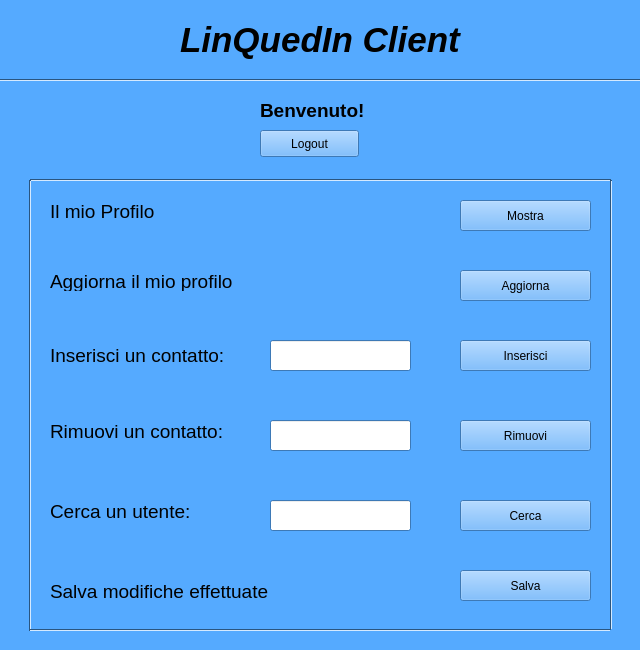
<?xml version="1.0" encoding="UTF-8"?>
<ui version="4.0">
 <class>windowClient</class>
 <widget class="QWidget" name="windowClient">
  <property name="geometry">
   <rect>
    <x>0</x>
    <y>0</y>
    <width>640</width>
    <height>650</height>
   </rect>
  </property>
  <property name="minimumSize">
   <size>
    <width>640</width>
    <height>650</height>
   </size>
  </property>
  <property name="maximumSize">
   <size>
    <width>640</width>
    <height>650</height>
   </size>
  </property>
  <property name="palette">
   <palette>
    <active>
     <colorrole role="WindowText">
      <brush brushstyle="SolidPattern">
       <color alpha="255">
        <red>0</red>
        <green>0</green>
        <blue>0</blue>
       </color>
      </brush>
     </colorrole>
     <colorrole role="Button">
      <brush brushstyle="SolidPattern">
       <color alpha="255">
        <red>85</red>
        <green>170</green>
        <blue>255</blue>
       </color>
      </brush>
     </colorrole>
     <colorrole role="Light">
      <brush brushstyle="SolidPattern">
       <color alpha="255">
        <red>213</red>
        <green>234</green>
        <blue>255</blue>
       </color>
      </brush>
     </colorrole>
     <colorrole role="Midlight">
      <brush brushstyle="SolidPattern">
       <color alpha="255">
        <red>149</red>
        <green>202</green>
        <blue>255</blue>
       </color>
      </brush>
     </colorrole>
     <colorrole role="Dark">
      <brush brushstyle="SolidPattern">
       <color alpha="255">
        <red>42</red>
        <green>85</green>
        <blue>127</blue>
       </color>
      </brush>
     </colorrole>
     <colorrole role="Mid">
      <brush brushstyle="SolidPattern">
       <color alpha="255">
        <red>56</red>
        <green>113</green>
        <blue>170</blue>
       </color>
      </brush>
     </colorrole>
     <colorrole role="Text">
      <brush brushstyle="SolidPattern">
       <color alpha="255">
        <red>0</red>
        <green>0</green>
        <blue>0</blue>
       </color>
      </brush>
     </colorrole>
     <colorrole role="BrightText">
      <brush brushstyle="SolidPattern">
       <color alpha="255">
        <red>255</red>
        <green>255</green>
        <blue>255</blue>
       </color>
      </brush>
     </colorrole>
     <colorrole role="ButtonText">
      <brush brushstyle="SolidPattern">
       <color alpha="255">
        <red>0</red>
        <green>0</green>
        <blue>0</blue>
       </color>
      </brush>
     </colorrole>
     <colorrole role="Base">
      <brush brushstyle="SolidPattern">
       <color alpha="255">
        <red>255</red>
        <green>255</green>
        <blue>255</blue>
       </color>
      </brush>
     </colorrole>
     <colorrole role="Window">
      <brush brushstyle="SolidPattern">
       <color alpha="255">
        <red>85</red>
        <green>170</green>
        <blue>255</blue>
       </color>
      </brush>
     </colorrole>
     <colorrole role="Shadow">
      <brush brushstyle="SolidPattern">
       <color alpha="255">
        <red>0</red>
        <green>0</green>
        <blue>0</blue>
       </color>
      </brush>
     </colorrole>
     <colorrole role="AlternateBase">
      <brush brushstyle="SolidPattern">
       <color alpha="255">
        <red>170</red>
        <green>212</green>
        <blue>255</blue>
       </color>
      </brush>
     </colorrole>
     <colorrole role="ToolTipBase">
      <brush brushstyle="SolidPattern">
       <color alpha="255">
        <red>255</red>
        <green>255</green>
        <blue>220</blue>
       </color>
      </brush>
     </colorrole>
     <colorrole role="ToolTipText">
      <brush brushstyle="SolidPattern">
       <color alpha="255">
        <red>0</red>
        <green>0</green>
        <blue>0</blue>
       </color>
      </brush>
     </colorrole>
    </active>
    <inactive>
     <colorrole role="WindowText">
      <brush brushstyle="SolidPattern">
       <color alpha="255">
        <red>0</red>
        <green>0</green>
        <blue>0</blue>
       </color>
      </brush>
     </colorrole>
     <colorrole role="Button">
      <brush brushstyle="SolidPattern">
       <color alpha="255">
        <red>85</red>
        <green>170</green>
        <blue>255</blue>
       </color>
      </brush>
     </colorrole>
     <colorrole role="Light">
      <brush brushstyle="SolidPattern">
       <color alpha="255">
        <red>213</red>
        <green>234</green>
        <blue>255</blue>
       </color>
      </brush>
     </colorrole>
     <colorrole role="Midlight">
      <brush brushstyle="SolidPattern">
       <color alpha="255">
        <red>149</red>
        <green>202</green>
        <blue>255</blue>
       </color>
      </brush>
     </colorrole>
     <colorrole role="Dark">
      <brush brushstyle="SolidPattern">
       <color alpha="255">
        <red>42</red>
        <green>85</green>
        <blue>127</blue>
       </color>
      </brush>
     </colorrole>
     <colorrole role="Mid">
      <brush brushstyle="SolidPattern">
       <color alpha="255">
        <red>56</red>
        <green>113</green>
        <blue>170</blue>
       </color>
      </brush>
     </colorrole>
     <colorrole role="Text">
      <brush brushstyle="SolidPattern">
       <color alpha="255">
        <red>0</red>
        <green>0</green>
        <blue>0</blue>
       </color>
      </brush>
     </colorrole>
     <colorrole role="BrightText">
      <brush brushstyle="SolidPattern">
       <color alpha="255">
        <red>255</red>
        <green>255</green>
        <blue>255</blue>
       </color>
      </brush>
     </colorrole>
     <colorrole role="ButtonText">
      <brush brushstyle="SolidPattern">
       <color alpha="255">
        <red>0</red>
        <green>0</green>
        <blue>0</blue>
       </color>
      </brush>
     </colorrole>
     <colorrole role="Base">
      <brush brushstyle="SolidPattern">
       <color alpha="255">
        <red>255</red>
        <green>255</green>
        <blue>255</blue>
       </color>
      </brush>
     </colorrole>
     <colorrole role="Window">
      <brush brushstyle="SolidPattern">
       <color alpha="255">
        <red>85</red>
        <green>170</green>
        <blue>255</blue>
       </color>
      </brush>
     </colorrole>
     <colorrole role="Shadow">
      <brush brushstyle="SolidPattern">
       <color alpha="255">
        <red>0</red>
        <green>0</green>
        <blue>0</blue>
       </color>
      </brush>
     </colorrole>
     <colorrole role="AlternateBase">
      <brush brushstyle="SolidPattern">
       <color alpha="255">
        <red>170</red>
        <green>212</green>
        <blue>255</blue>
       </color>
      </brush>
     </colorrole>
     <colorrole role="ToolTipBase">
      <brush brushstyle="SolidPattern">
       <color alpha="255">
        <red>255</red>
        <green>255</green>
        <blue>220</blue>
       </color>
      </brush>
     </colorrole>
     <colorrole role="ToolTipText">
      <brush brushstyle="SolidPattern">
       <color alpha="255">
        <red>0</red>
        <green>0</green>
        <blue>0</blue>
       </color>
      </brush>
     </colorrole>
    </inactive>
    <disabled>
     <colorrole role="WindowText">
      <brush brushstyle="SolidPattern">
       <color alpha="255">
        <red>42</red>
        <green>85</green>
        <blue>127</blue>
       </color>
      </brush>
     </colorrole>
     <colorrole role="Button">
      <brush brushstyle="SolidPattern">
       <color alpha="255">
        <red>85</red>
        <green>170</green>
        <blue>255</blue>
       </color>
      </brush>
     </colorrole>
     <colorrole role="Light">
      <brush brushstyle="SolidPattern">
       <color alpha="255">
        <red>213</red>
        <green>234</green>
        <blue>255</blue>
       </color>
      </brush>
     </colorrole>
     <colorrole role="Midlight">
      <brush brushstyle="SolidPattern">
       <color alpha="255">
        <red>149</red>
        <green>202</green>
        <blue>255</blue>
       </color>
      </brush>
     </colorrole>
     <colorrole role="Dark">
      <brush brushstyle="SolidPattern">
       <color alpha="255">
        <red>42</red>
        <green>85</green>
        <blue>127</blue>
       </color>
      </brush>
     </colorrole>
     <colorrole role="Mid">
      <brush brushstyle="SolidPattern">
       <color alpha="255">
        <red>56</red>
        <green>113</green>
        <blue>170</blue>
       </color>
      </brush>
     </colorrole>
     <colorrole role="Text">
      <brush brushstyle="SolidPattern">
       <color alpha="255">
        <red>42</red>
        <green>85</green>
        <blue>127</blue>
       </color>
      </brush>
     </colorrole>
     <colorrole role="BrightText">
      <brush brushstyle="SolidPattern">
       <color alpha="255">
        <red>255</red>
        <green>255</green>
        <blue>255</blue>
       </color>
      </brush>
     </colorrole>
     <colorrole role="ButtonText">
      <brush brushstyle="SolidPattern">
       <color alpha="255">
        <red>42</red>
        <green>85</green>
        <blue>127</blue>
       </color>
      </brush>
     </colorrole>
     <colorrole role="Base">
      <brush brushstyle="SolidPattern">
       <color alpha="255">
        <red>85</red>
        <green>170</green>
        <blue>255</blue>
       </color>
      </brush>
     </colorrole>
     <colorrole role="Window">
      <brush brushstyle="SolidPattern">
       <color alpha="255">
        <red>85</red>
        <green>170</green>
        <blue>255</blue>
       </color>
      </brush>
     </colorrole>
     <colorrole role="Shadow">
      <brush brushstyle="SolidPattern">
       <color alpha="255">
        <red>0</red>
        <green>0</green>
        <blue>0</blue>
       </color>
      </brush>
     </colorrole>
     <colorrole role="AlternateBase">
      <brush brushstyle="SolidPattern">
       <color alpha="255">
        <red>85</red>
        <green>170</green>
        <blue>255</blue>
       </color>
      </brush>
     </colorrole>
     <colorrole role="ToolTipBase">
      <brush brushstyle="SolidPattern">
       <color alpha="255">
        <red>255</red>
        <green>255</green>
        <blue>220</blue>
       </color>
      </brush>
     </colorrole>
     <colorrole role="ToolTipText">
      <brush brushstyle="SolidPattern">
       <color alpha="255">
        <red>0</red>
        <green>0</green>
        <blue>0</blue>
       </color>
      </brush>
     </colorrole>
    </disabled>
   </palette>
  </property>
  <property name="windowTitle">
   <string>LinQuedIn Client</string>
  </property>
  <widget class="QLabel" name="label">
   <property name="geometry">
    <rect>
     <x>180</x>
     <y>20</y>
     <width>281</width>
     <height>41</height>
    </rect>
   </property>
   <property name="text">
    <string>&lt;html&gt;&lt;head/&gt;&lt;body&gt;&lt;p&gt;&lt;span style=&quot; font-size:26pt; font-weight:600; font-style:italic;&quot;&gt;LinQuedIn Client&lt;/span&gt;&lt;/p&gt;&lt;/body&gt;&lt;/html&gt;</string>
   </property>
  </widget>
  <widget class="QLabel" name="label_7">
   <property name="geometry">
    <rect>
     <x>50</x>
     <y>420</y>
     <width>178</width>
     <height>21</height>
    </rect>
   </property>
   <property name="text">
    <string>&lt;html&gt;&lt;head/&gt;&lt;body&gt;&lt;p&gt;&lt;span style=&quot; font-size:14pt;&quot;&gt;Rimuovi un contatto:&lt;/span&gt;&lt;/p&gt;&lt;/body&gt;&lt;/html&gt;</string>
   </property>
  </widget>
  <widget class="QPushButton" name="pushButtonWindowClientCerca">
   <property name="geometry">
    <rect>
     <x>460</x>
     <y>500</y>
     <width>131</width>
     <height>31</height>
    </rect>
   </property>
   <property name="palette">
    <palette>
     <active>
      <colorrole role="WindowText">
       <brush brushstyle="SolidPattern">
        <color alpha="255">
         <red>0</red>
         <green>0</green>
         <blue>0</blue>
        </color>
       </brush>
      </colorrole>
      <colorrole role="Button">
       <brush brushstyle="SolidPattern">
        <color alpha="255">
         <red>85</red>
         <green>170</green>
         <blue>255</blue>
        </color>
       </brush>
      </colorrole>
      <colorrole role="Light">
       <brush brushstyle="SolidPattern">
        <color alpha="255">
         <red>213</red>
         <green>234</green>
         <blue>255</blue>
        </color>
       </brush>
      </colorrole>
      <colorrole role="Midlight">
       <brush brushstyle="SolidPattern">
        <color alpha="255">
         <red>149</red>
         <green>202</green>
         <blue>255</blue>
        </color>
       </brush>
      </colorrole>
      <colorrole role="Dark">
       <brush brushstyle="SolidPattern">
        <color alpha="255">
         <red>42</red>
         <green>85</green>
         <blue>127</blue>
        </color>
       </brush>
      </colorrole>
      <colorrole role="Mid">
       <brush brushstyle="SolidPattern">
        <color alpha="255">
         <red>56</red>
         <green>113</green>
         <blue>170</blue>
        </color>
       </brush>
      </colorrole>
      <colorrole role="Text">
       <brush brushstyle="SolidPattern">
        <color alpha="255">
         <red>0</red>
         <green>0</green>
         <blue>0</blue>
        </color>
       </brush>
      </colorrole>
      <colorrole role="BrightText">
       <brush brushstyle="SolidPattern">
        <color alpha="255">
         <red>255</red>
         <green>255</green>
         <blue>255</blue>
        </color>
       </brush>
      </colorrole>
      <colorrole role="ButtonText">
       <brush brushstyle="SolidPattern">
        <color alpha="255">
         <red>0</red>
         <green>0</green>
         <blue>0</blue>
        </color>
       </brush>
      </colorrole>
      <colorrole role="Base">
       <brush brushstyle="SolidPattern">
        <color alpha="255">
         <red>255</red>
         <green>255</green>
         <blue>255</blue>
        </color>
       </brush>
      </colorrole>
      <colorrole role="Window">
       <brush brushstyle="SolidPattern">
        <color alpha="255">
         <red>85</red>
         <green>170</green>
         <blue>255</blue>
        </color>
       </brush>
      </colorrole>
      <colorrole role="Shadow">
       <brush brushstyle="SolidPattern">
        <color alpha="255">
         <red>0</red>
         <green>0</green>
         <blue>0</blue>
        </color>
       </brush>
      </colorrole>
      <colorrole role="AlternateBase">
       <brush brushstyle="SolidPattern">
        <color alpha="255">
         <red>170</red>
         <green>212</green>
         <blue>255</blue>
        </color>
       </brush>
      </colorrole>
      <colorrole role="ToolTipBase">
       <brush brushstyle="SolidPattern">
        <color alpha="255">
         <red>255</red>
         <green>255</green>
         <blue>220</blue>
        </color>
       </brush>
      </colorrole>
      <colorrole role="ToolTipText">
       <brush brushstyle="SolidPattern">
        <color alpha="255">
         <red>0</red>
         <green>0</green>
         <blue>0</blue>
        </color>
       </brush>
      </colorrole>
     </active>
     <inactive>
      <colorrole role="WindowText">
       <brush brushstyle="SolidPattern">
        <color alpha="255">
         <red>0</red>
         <green>0</green>
         <blue>0</blue>
        </color>
       </brush>
      </colorrole>
      <colorrole role="Button">
       <brush brushstyle="SolidPattern">
        <color alpha="255">
         <red>85</red>
         <green>170</green>
         <blue>255</blue>
        </color>
       </brush>
      </colorrole>
      <colorrole role="Light">
       <brush brushstyle="SolidPattern">
        <color alpha="255">
         <red>213</red>
         <green>234</green>
         <blue>255</blue>
        </color>
       </brush>
      </colorrole>
      <colorrole role="Midlight">
       <brush brushstyle="SolidPattern">
        <color alpha="255">
         <red>149</red>
         <green>202</green>
         <blue>255</blue>
        </color>
       </brush>
      </colorrole>
      <colorrole role="Dark">
       <brush brushstyle="SolidPattern">
        <color alpha="255">
         <red>42</red>
         <green>85</green>
         <blue>127</blue>
        </color>
       </brush>
      </colorrole>
      <colorrole role="Mid">
       <brush brushstyle="SolidPattern">
        <color alpha="255">
         <red>56</red>
         <green>113</green>
         <blue>170</blue>
        </color>
       </brush>
      </colorrole>
      <colorrole role="Text">
       <brush brushstyle="SolidPattern">
        <color alpha="255">
         <red>0</red>
         <green>0</green>
         <blue>0</blue>
        </color>
       </brush>
      </colorrole>
      <colorrole role="BrightText">
       <brush brushstyle="SolidPattern">
        <color alpha="255">
         <red>255</red>
         <green>255</green>
         <blue>255</blue>
        </color>
       </brush>
      </colorrole>
      <colorrole role="ButtonText">
       <brush brushstyle="SolidPattern">
        <color alpha="255">
         <red>0</red>
         <green>0</green>
         <blue>0</blue>
        </color>
       </brush>
      </colorrole>
      <colorrole role="Base">
       <brush brushstyle="SolidPattern">
        <color alpha="255">
         <red>255</red>
         <green>255</green>
         <blue>255</blue>
        </color>
       </brush>
      </colorrole>
      <colorrole role="Window">
       <brush brushstyle="SolidPattern">
        <color alpha="255">
         <red>85</red>
         <green>170</green>
         <blue>255</blue>
        </color>
       </brush>
      </colorrole>
      <colorrole role="Shadow">
       <brush brushstyle="SolidPattern">
        <color alpha="255">
         <red>0</red>
         <green>0</green>
         <blue>0</blue>
        </color>
       </brush>
      </colorrole>
      <colorrole role="AlternateBase">
       <brush brushstyle="SolidPattern">
        <color alpha="255">
         <red>170</red>
         <green>212</green>
         <blue>255</blue>
        </color>
       </brush>
      </colorrole>
      <colorrole role="ToolTipBase">
       <brush brushstyle="SolidPattern">
        <color alpha="255">
         <red>255</red>
         <green>255</green>
         <blue>220</blue>
        </color>
       </brush>
      </colorrole>
      <colorrole role="ToolTipText">
       <brush brushstyle="SolidPattern">
        <color alpha="255">
         <red>0</red>
         <green>0</green>
         <blue>0</blue>
        </color>
       </brush>
      </colorrole>
     </inactive>
     <disabled>
      <colorrole role="WindowText">
       <brush brushstyle="SolidPattern">
        <color alpha="255">
         <red>42</red>
         <green>85</green>
         <blue>127</blue>
        </color>
       </brush>
      </colorrole>
      <colorrole role="Button">
       <brush brushstyle="SolidPattern">
        <color alpha="255">
         <red>85</red>
         <green>170</green>
         <blue>255</blue>
        </color>
       </brush>
      </colorrole>
      <colorrole role="Light">
       <brush brushstyle="SolidPattern">
        <color alpha="255">
         <red>213</red>
         <green>234</green>
         <blue>255</blue>
        </color>
       </brush>
      </colorrole>
      <colorrole role="Midlight">
       <brush brushstyle="SolidPattern">
        <color alpha="255">
         <red>149</red>
         <green>202</green>
         <blue>255</blue>
        </color>
       </brush>
      </colorrole>
      <colorrole role="Dark">
       <brush brushstyle="SolidPattern">
        <color alpha="255">
         <red>42</red>
         <green>85</green>
         <blue>127</blue>
        </color>
       </brush>
      </colorrole>
      <colorrole role="Mid">
       <brush brushstyle="SolidPattern">
        <color alpha="255">
         <red>56</red>
         <green>113</green>
         <blue>170</blue>
        </color>
       </brush>
      </colorrole>
      <colorrole role="Text">
       <brush brushstyle="SolidPattern">
        <color alpha="255">
         <red>42</red>
         <green>85</green>
         <blue>127</blue>
        </color>
       </brush>
      </colorrole>
      <colorrole role="BrightText">
       <brush brushstyle="SolidPattern">
        <color alpha="255">
         <red>255</red>
         <green>255</green>
         <blue>255</blue>
        </color>
       </brush>
      </colorrole>
      <colorrole role="ButtonText">
       <brush brushstyle="SolidPattern">
        <color alpha="255">
         <red>42</red>
         <green>85</green>
         <blue>127</blue>
        </color>
       </brush>
      </colorrole>
      <colorrole role="Base">
       <brush brushstyle="SolidPattern">
        <color alpha="255">
         <red>85</red>
         <green>170</green>
         <blue>255</blue>
        </color>
       </brush>
      </colorrole>
      <colorrole role="Window">
       <brush brushstyle="SolidPattern">
        <color alpha="255">
         <red>85</red>
         <green>170</green>
         <blue>255</blue>
        </color>
       </brush>
      </colorrole>
      <colorrole role="Shadow">
       <brush brushstyle="SolidPattern">
        <color alpha="255">
         <red>0</red>
         <green>0</green>
         <blue>0</blue>
        </color>
       </brush>
      </colorrole>
      <colorrole role="AlternateBase">
       <brush brushstyle="SolidPattern">
        <color alpha="255">
         <red>85</red>
         <green>170</green>
         <blue>255</blue>
        </color>
       </brush>
      </colorrole>
      <colorrole role="ToolTipBase">
       <brush brushstyle="SolidPattern">
        <color alpha="255">
         <red>255</red>
         <green>255</green>
         <blue>220</blue>
        </color>
       </brush>
      </colorrole>
      <colorrole role="ToolTipText">
       <brush brushstyle="SolidPattern">
        <color alpha="255">
         <red>0</red>
         <green>0</green>
         <blue>0</blue>
        </color>
       </brush>
      </colorrole>
     </disabled>
    </palette>
   </property>
   <property name="text">
    <string>Cerca</string>
   </property>
  </widget>
  <widget class="Line" name="line">
   <property name="geometry">
    <rect>
     <x>-10</x>
     <y>70</y>
     <width>651</width>
     <height>20</height>
    </rect>
   </property>
   <property name="orientation">
    <enum>Qt::Horizontal</enum>
   </property>
  </widget>
  <widget class="QLabel" name="label_6">
   <property name="geometry">
    <rect>
     <x>50</x>
     <y>500</y>
     <width>151</width>
     <height>21</height>
    </rect>
   </property>
   <property name="text">
    <string>&lt;html&gt;&lt;head/&gt;&lt;body&gt;&lt;p&gt;&lt;span style=&quot; font-size:14pt;&quot;&gt;Cerca un utente:&lt;/span&gt;&lt;/p&gt;&lt;/body&gt;&lt;/html&gt;</string>
   </property>
  </widget>
  <widget class="QLabel" name="label_2">
   <property name="geometry">
    <rect>
     <x>50</x>
     <y>200</y>
     <width>128</width>
     <height>21</height>
    </rect>
   </property>
   <property name="text">
    <string>&lt;html&gt;&lt;head/&gt;&lt;body&gt;&lt;p&gt;&lt;span style=&quot; font-size:14pt;&quot;&gt;Il mio Profilo&lt;/span&gt;&lt;/p&gt;&lt;/body&gt;&lt;/html&gt;</string>
   </property>
  </widget>
  <widget class="QLineEdit" name="lineEditClientWindowInserisci">
   <property name="geometry">
    <rect>
     <x>270</x>
     <y>340</y>
     <width>141</width>
     <height>31</height>
    </rect>
   </property>
  </widget>
  <widget class="QLineEdit" name="lineEditClientWindowCerca">
   <property name="geometry">
    <rect>
     <x>270</x>
     <y>500</y>
     <width>141</width>
     <height>31</height>
    </rect>
   </property>
  </widget>
  <widget class="QLineEdit" name="lineEditClientWindowRimuovi">
   <property name="geometry">
    <rect>
     <x>270</x>
     <y>420</y>
     <width>141</width>
     <height>31</height>
    </rect>
   </property>
  </widget>
  <widget class="QPushButton" name="pushButtonWindowClientMostra">
   <property name="geometry">
    <rect>
     <x>460</x>
     <y>200</y>
     <width>131</width>
     <height>31</height>
    </rect>
   </property>
   <property name="text">
    <string>Mostra</string>
   </property>
  </widget>
  <widget class="QLabel" name="label_5">
   <property name="geometry">
    <rect>
     <x>50</x>
     <y>340</y>
     <width>181</width>
     <height>31</height>
    </rect>
   </property>
   <property name="text">
    <string>&lt;html&gt;&lt;head/&gt;&lt;body&gt;&lt;p&gt;&lt;span style=&quot; font-size:14pt;&quot;&gt;Inserisci un contatto:&lt;/span&gt;&lt;/p&gt;&lt;/body&gt;&lt;/html&gt;</string>
   </property>
  </widget>
  <widget class="QPushButton" name="pushButtonWindowClientInserisci">
   <property name="geometry">
    <rect>
     <x>460</x>
     <y>340</y>
     <width>131</width>
     <height>31</height>
    </rect>
   </property>
   <property name="text">
    <string>Inserisci</string>
   </property>
  </widget>
  <widget class="QLabel" name="label_4">
   <property name="geometry">
    <rect>
     <x>50</x>
     <y>270</y>
     <width>198</width>
     <height>21</height>
    </rect>
   </property>
   <property name="text">
    <string>&lt;html&gt;&lt;head/&gt;&lt;body&gt;&lt;p&gt;&lt;span style=&quot; font-size:14pt;&quot;&gt;Aggiorna il mio profilo&lt;/span&gt;&lt;/p&gt;&lt;/body&gt;&lt;/html&gt;</string>
   </property>
  </widget>
  <widget class="QPushButton" name="pushButtonWindowClientRimuovi">
   <property name="geometry">
    <rect>
     <x>460</x>
     <y>420</y>
     <width>131</width>
     <height>31</height>
    </rect>
   </property>
   <property name="text">
    <string>Rimuovi</string>
   </property>
  </widget>
  <widget class="QPushButton" name="pushButtonWindowClientAggiorna">
   <property name="geometry">
    <rect>
     <x>460</x>
     <y>270</y>
     <width>131</width>
     <height>31</height>
    </rect>
   </property>
   <property name="text">
    <string>Aggiorna</string>
   </property>
  </widget>
  <widget class="QLabel" name="label_3">
   <property name="geometry">
    <rect>
     <x>260</x>
     <y>90</y>
     <width>111</width>
     <height>41</height>
    </rect>
   </property>
   <property name="text">
    <string>&lt;html&gt;&lt;head/&gt;&lt;body&gt;&lt;p&gt;&lt;span style=&quot; font-size:14pt; font-weight:600;&quot;&gt;Benvenuto!&lt;/span&gt;&lt;/p&gt;&lt;/body&gt;&lt;/html&gt;</string>
   </property>
  </widget>
  <widget class="QPushButton" name="pushButtonLogout">
   <property name="geometry">
    <rect>
     <x>260</x>
     <y>130</y>
     <width>99</width>
     <height>27</height>
    </rect>
   </property>
   <property name="text">
    <string>Logout</string>
   </property>
  </widget>
  <widget class="Line" name="line_2">
   <property name="geometry">
    <rect>
     <x>30</x>
     <y>170</y>
     <width>581</width>
     <height>20</height>
    </rect>
   </property>
   <property name="orientation">
    <enum>Qt::Horizontal</enum>
   </property>
  </widget>
  <widget class="Line" name="line_3">
   <property name="geometry">
    <rect>
     <x>20</x>
     <y>180</y>
     <width>20</width>
     <height>451</height>
    </rect>
   </property>
   <property name="orientation">
    <enum>Qt::Vertical</enum>
   </property>
  </widget>
  <widget class="Line" name="line_4">
   <property name="geometry">
    <rect>
     <x>610</x>
     <y>180</y>
     <width>3</width>
     <height>450</height>
    </rect>
   </property>
   <property name="orientation">
    <enum>Qt::Vertical</enum>
   </property>
  </widget>
  <widget class="Line" name="line_5">
   <property name="geometry">
    <rect>
     <x>30</x>
     <y>620</y>
     <width>581</width>
     <height>20</height>
    </rect>
   </property>
   <property name="orientation">
    <enum>Qt::Horizontal</enum>
   </property>
  </widget>
  <widget class="QLabel" name="label_8">
   <property name="geometry">
    <rect>
     <x>50</x>
     <y>580</y>
     <width>231</width>
     <height>21</height>
    </rect>
   </property>
   <property name="text">
    <string>&lt;html&gt;&lt;head/&gt;&lt;body&gt;&lt;p&gt;&lt;span style=&quot; font-size:14pt;&quot;&gt;Salva modifiche effettuate&lt;/span&gt;&lt;/p&gt;&lt;/body&gt;&lt;/html&gt;</string>
   </property>
  </widget>
  <widget class="QPushButton" name="pushButtonWindowClientSalva">
   <property name="geometry">
    <rect>
     <x>460</x>
     <y>570</y>
     <width>131</width>
     <height>31</height>
    </rect>
   </property>
   <property name="palette">
    <palette>
     <active>
      <colorrole role="WindowText">
       <brush brushstyle="SolidPattern">
        <color alpha="255">
         <red>0</red>
         <green>0</green>
         <blue>0</blue>
        </color>
       </brush>
      </colorrole>
      <colorrole role="Button">
       <brush brushstyle="SolidPattern">
        <color alpha="255">
         <red>85</red>
         <green>170</green>
         <blue>255</blue>
        </color>
       </brush>
      </colorrole>
      <colorrole role="Light">
       <brush brushstyle="SolidPattern">
        <color alpha="255">
         <red>213</red>
         <green>234</green>
         <blue>255</blue>
        </color>
       </brush>
      </colorrole>
      <colorrole role="Midlight">
       <brush brushstyle="SolidPattern">
        <color alpha="255">
         <red>149</red>
         <green>202</green>
         <blue>255</blue>
        </color>
       </brush>
      </colorrole>
      <colorrole role="Dark">
       <brush brushstyle="SolidPattern">
        <color alpha="255">
         <red>42</red>
         <green>85</green>
         <blue>127</blue>
        </color>
       </brush>
      </colorrole>
      <colorrole role="Mid">
       <brush brushstyle="SolidPattern">
        <color alpha="255">
         <red>56</red>
         <green>113</green>
         <blue>170</blue>
        </color>
       </brush>
      </colorrole>
      <colorrole role="Text">
       <brush brushstyle="SolidPattern">
        <color alpha="255">
         <red>0</red>
         <green>0</green>
         <blue>0</blue>
        </color>
       </brush>
      </colorrole>
      <colorrole role="BrightText">
       <brush brushstyle="SolidPattern">
        <color alpha="255">
         <red>255</red>
         <green>255</green>
         <blue>255</blue>
        </color>
       </brush>
      </colorrole>
      <colorrole role="ButtonText">
       <brush brushstyle="SolidPattern">
        <color alpha="255">
         <red>0</red>
         <green>0</green>
         <blue>0</blue>
        </color>
       </brush>
      </colorrole>
      <colorrole role="Base">
       <brush brushstyle="SolidPattern">
        <color alpha="255">
         <red>255</red>
         <green>255</green>
         <blue>255</blue>
        </color>
       </brush>
      </colorrole>
      <colorrole role="Window">
       <brush brushstyle="SolidPattern">
        <color alpha="255">
         <red>85</red>
         <green>170</green>
         <blue>255</blue>
        </color>
       </brush>
      </colorrole>
      <colorrole role="Shadow">
       <brush brushstyle="SolidPattern">
        <color alpha="255">
         <red>0</red>
         <green>0</green>
         <blue>0</blue>
        </color>
       </brush>
      </colorrole>
      <colorrole role="AlternateBase">
       <brush brushstyle="SolidPattern">
        <color alpha="255">
         <red>170</red>
         <green>212</green>
         <blue>255</blue>
        </color>
       </brush>
      </colorrole>
      <colorrole role="ToolTipBase">
       <brush brushstyle="SolidPattern">
        <color alpha="255">
         <red>255</red>
         <green>255</green>
         <blue>220</blue>
        </color>
       </brush>
      </colorrole>
      <colorrole role="ToolTipText">
       <brush brushstyle="SolidPattern">
        <color alpha="255">
         <red>0</red>
         <green>0</green>
         <blue>0</blue>
        </color>
       </brush>
      </colorrole>
     </active>
     <inactive>
      <colorrole role="WindowText">
       <brush brushstyle="SolidPattern">
        <color alpha="255">
         <red>0</red>
         <green>0</green>
         <blue>0</blue>
        </color>
       </brush>
      </colorrole>
      <colorrole role="Button">
       <brush brushstyle="SolidPattern">
        <color alpha="255">
         <red>85</red>
         <green>170</green>
         <blue>255</blue>
        </color>
       </brush>
      </colorrole>
      <colorrole role="Light">
       <brush brushstyle="SolidPattern">
        <color alpha="255">
         <red>213</red>
         <green>234</green>
         <blue>255</blue>
        </color>
       </brush>
      </colorrole>
      <colorrole role="Midlight">
       <brush brushstyle="SolidPattern">
        <color alpha="255">
         <red>149</red>
         <green>202</green>
         <blue>255</blue>
        </color>
       </brush>
      </colorrole>
      <colorrole role="Dark">
       <brush brushstyle="SolidPattern">
        <color alpha="255">
         <red>42</red>
         <green>85</green>
         <blue>127</blue>
        </color>
       </brush>
      </colorrole>
      <colorrole role="Mid">
       <brush brushstyle="SolidPattern">
        <color alpha="255">
         <red>56</red>
         <green>113</green>
         <blue>170</blue>
        </color>
       </brush>
      </colorrole>
      <colorrole role="Text">
       <brush brushstyle="SolidPattern">
        <color alpha="255">
         <red>0</red>
         <green>0</green>
         <blue>0</blue>
        </color>
       </brush>
      </colorrole>
      <colorrole role="BrightText">
       <brush brushstyle="SolidPattern">
        <color alpha="255">
         <red>255</red>
         <green>255</green>
         <blue>255</blue>
        </color>
       </brush>
      </colorrole>
      <colorrole role="ButtonText">
       <brush brushstyle="SolidPattern">
        <color alpha="255">
         <red>0</red>
         <green>0</green>
         <blue>0</blue>
        </color>
       </brush>
      </colorrole>
      <colorrole role="Base">
       <brush brushstyle="SolidPattern">
        <color alpha="255">
         <red>255</red>
         <green>255</green>
         <blue>255</blue>
        </color>
       </brush>
      </colorrole>
      <colorrole role="Window">
       <brush brushstyle="SolidPattern">
        <color alpha="255">
         <red>85</red>
         <green>170</green>
         <blue>255</blue>
        </color>
       </brush>
      </colorrole>
      <colorrole role="Shadow">
       <brush brushstyle="SolidPattern">
        <color alpha="255">
         <red>0</red>
         <green>0</green>
         <blue>0</blue>
        </color>
       </brush>
      </colorrole>
      <colorrole role="AlternateBase">
       <brush brushstyle="SolidPattern">
        <color alpha="255">
         <red>170</red>
         <green>212</green>
         <blue>255</blue>
        </color>
       </brush>
      </colorrole>
      <colorrole role="ToolTipBase">
       <brush brushstyle="SolidPattern">
        <color alpha="255">
         <red>255</red>
         <green>255</green>
         <blue>220</blue>
        </color>
       </brush>
      </colorrole>
      <colorrole role="ToolTipText">
       <brush brushstyle="SolidPattern">
        <color alpha="255">
         <red>0</red>
         <green>0</green>
         <blue>0</blue>
        </color>
       </brush>
      </colorrole>
     </inactive>
     <disabled>
      <colorrole role="WindowText">
       <brush brushstyle="SolidPattern">
        <color alpha="255">
         <red>42</red>
         <green>85</green>
         <blue>127</blue>
        </color>
       </brush>
      </colorrole>
      <colorrole role="Button">
       <brush brushstyle="SolidPattern">
        <color alpha="255">
         <red>85</red>
         <green>170</green>
         <blue>255</blue>
        </color>
       </brush>
      </colorrole>
      <colorrole role="Light">
       <brush brushstyle="SolidPattern">
        <color alpha="255">
         <red>213</red>
         <green>234</green>
         <blue>255</blue>
        </color>
       </brush>
      </colorrole>
      <colorrole role="Midlight">
       <brush brushstyle="SolidPattern">
        <color alpha="255">
         <red>149</red>
         <green>202</green>
         <blue>255</blue>
        </color>
       </brush>
      </colorrole>
      <colorrole role="Dark">
       <brush brushstyle="SolidPattern">
        <color alpha="255">
         <red>42</red>
         <green>85</green>
         <blue>127</blue>
        </color>
       </brush>
      </colorrole>
      <colorrole role="Mid">
       <brush brushstyle="SolidPattern">
        <color alpha="255">
         <red>56</red>
         <green>113</green>
         <blue>170</blue>
        </color>
       </brush>
      </colorrole>
      <colorrole role="Text">
       <brush brushstyle="SolidPattern">
        <color alpha="255">
         <red>42</red>
         <green>85</green>
         <blue>127</blue>
        </color>
       </brush>
      </colorrole>
      <colorrole role="BrightText">
       <brush brushstyle="SolidPattern">
        <color alpha="255">
         <red>255</red>
         <green>255</green>
         <blue>255</blue>
        </color>
       </brush>
      </colorrole>
      <colorrole role="ButtonText">
       <brush brushstyle="SolidPattern">
        <color alpha="255">
         <red>42</red>
         <green>85</green>
         <blue>127</blue>
        </color>
       </brush>
      </colorrole>
      <colorrole role="Base">
       <brush brushstyle="SolidPattern">
        <color alpha="255">
         <red>85</red>
         <green>170</green>
         <blue>255</blue>
        </color>
       </brush>
      </colorrole>
      <colorrole role="Window">
       <brush brushstyle="SolidPattern">
        <color alpha="255">
         <red>85</red>
         <green>170</green>
         <blue>255</blue>
        </color>
       </brush>
      </colorrole>
      <colorrole role="Shadow">
       <brush brushstyle="SolidPattern">
        <color alpha="255">
         <red>0</red>
         <green>0</green>
         <blue>0</blue>
        </color>
       </brush>
      </colorrole>
      <colorrole role="AlternateBase">
       <brush brushstyle="SolidPattern">
        <color alpha="255">
         <red>85</red>
         <green>170</green>
         <blue>255</blue>
        </color>
       </brush>
      </colorrole>
      <colorrole role="ToolTipBase">
       <brush brushstyle="SolidPattern">
        <color alpha="255">
         <red>255</red>
         <green>255</green>
         <blue>220</blue>
        </color>
       </brush>
      </colorrole>
      <colorrole role="ToolTipText">
       <brush brushstyle="SolidPattern">
        <color alpha="255">
         <red>0</red>
         <green>0</green>
         <blue>0</blue>
        </color>
       </brush>
      </colorrole>
     </disabled>
    </palette>
   </property>
   <property name="text">
    <string>Salva</string>
   </property>
  </widget>
 </widget>
 <resources/>
 <connections/>
</ui>
